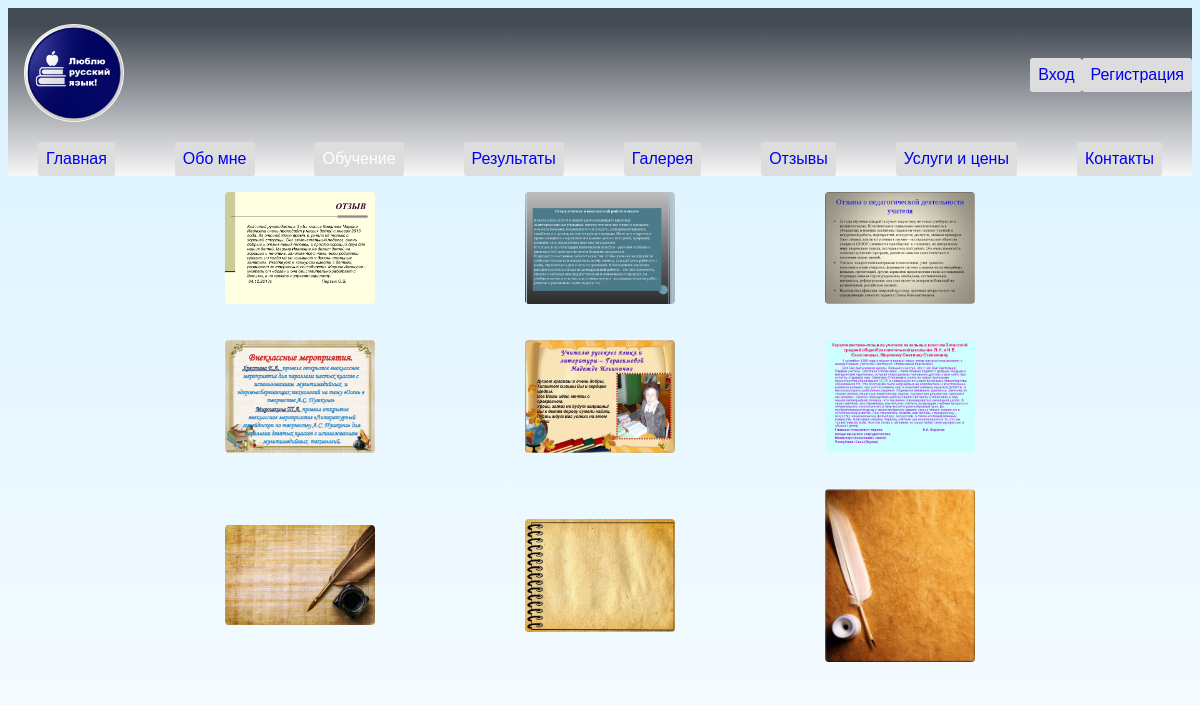
Before: /education_photo/ with the older database file.
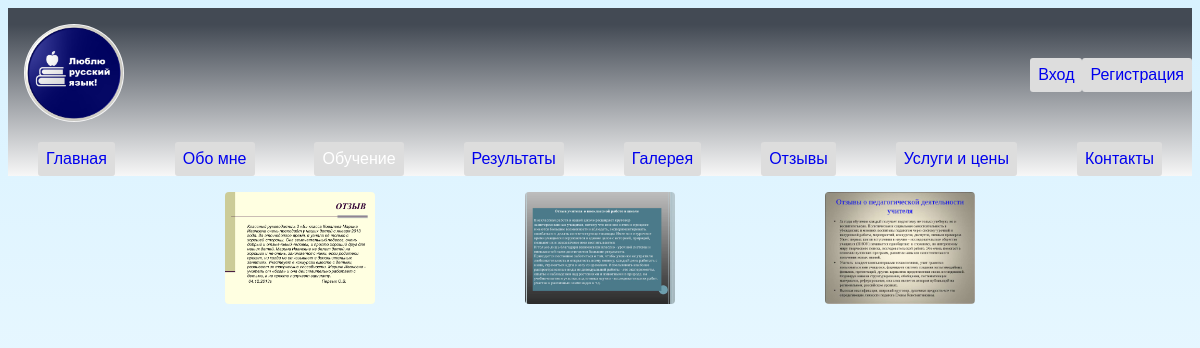
After: the same page with the newer database file.
### site_anna/models.py (models this page shows)
class PhotoReview(models.Model):
    image = models.ImageField(upload_to="photo/", verbose_name="Фото ")
    created_at = models.DateTimeField(auto_now_add=True, verbose_name="Время создания")
    class Meta:
        verbose_name = "Фото"
        verbose_name_plural = "Галерея"
    def __str__(self):
        return self.image.url

### site_anna/views.py (the view)
# urls.py: path("education_photo/", education_photo, name="education_photo"),
def education_photo(request):
    education_photo = PhotoReview.objects.all()
    return render(
        request,
        "education_photo.html",
        {"education_photo": education_photo, "flag": flag_user(request)},
    )

### site_anna/views.py (called while the page is built)
def flag_user(request):
    if request.user.is_authenticated:
        try:
            user = User.objects.get(pk=request.user.id)
            flag = 1 if user.on_the_list else 0
        except Exception as e:
            print(e)
    else:
        flag = 0
    return flag

### site_anna/templates/education_photo.html (shortened to what this page needs)
{% extends 'main.html' %}
{% block content %}
  <div class="container_img">
    {% for img in education_photo %}
      <div class="image-block">
        <img src="{{ img }}" width="200" alt="" />
      </div>
    {% endfor %}
  </div>
{% endblock %}

### site_anna/templates/main.html (shortened to what this page needs)
<!DOCTYPE html>
<html lang="en">
  <head>
  </head>
  <body>
    <div class="container">
      <div class="body">
        <div class="navbar">
          <div class="navbar-1">
            <div class="img">
              <img src="/static/photo_main_logo.jpg" width="100" alt="" />
            </div>
          </div>
          <div class="navbar-2">
            {% if request.user.is_authenticated %}
              <div class="dropbtn">{{ request.user }}</div>
              <div class="dropbtn">
                <a href="{% url 'logout' %}" >Выход</a>
              </div>
            {% else %}
              <div class="dropbtn">
                <a href="{% url 'login_in' %}" >Вход</a>
              </div>
              <div class="dropbtn">
                <a href="{% url 'signup' %}" >Регистрация</a>
              </div>
            {% endif %}
          </div>
        </div>
        <div class="menu">
          <div class="dropbtn">
            <a href="{% url 'index' %}" >Главная</a>
          </div>
          <div class="dropbtn">
            <a href="{% url 'about_me' %}" >Обо мне</a>
          </div>
          <div class="dropdown">
            <div class="dropbtn">Обучение</div>
          </div>
          <div class="dropbtn">
            <a href="{% url 'results' %}" >Результаты</a>
          </div>
          <div class="dropbtn">
            <a href="{% url 'education_photo' %}" >Галерея</a>
          </div>
          <div class="dropbtn">
            <a href="{% url 'review' %}">Отзывы</a>
          </div>
          <div class="dropbtn">
            <a href="{% url 'price' %}">Услуги и цены</a>
          </div>
          <div class="dropbtn">
            <a href="{% url 'contact' %}" >Контакты</a>
          </div>
        </div>
      </div>
      <div class="content">
        {% block content %}
        {% endblock %}
      </div>
    </div>
  </body>
</html>

### site_anna/templates/education_photo.html (style rules this page uses)
.container_img { display: flex; flex-wrap: wrap; align-items: center; justify-content: center; }
.image-block { width: 300px; transition: transform 0.5s; text-align: center; }
.image-block img { width: 50%; height: 50%; object-fit: cover; border-radius: 20px; transition: transform 0.5s; }

### site_anna/templates/main.html (style rules this page uses)
.dropbtn { border-radius: 3px; background-color: #ddd; color: white; padding: 8px; font-size: 16px; border: none; font-family: Arial, sans-serif; }
.dropdown { position: relative; display: inline-block; }
.navbar-2 { display: flex; flex-direction: row; }
a { text-decoration: none; }
.navbar-1 { text-align: center; }
.navbar { display: flex; justify-content: space-between; align-items: center; }
.content { font-family: Arial, sans-serif; min-height: 100vh; }
.body { background-color: #f7f7f7; background-image: linear-gradient(to bottom, #434a54 10%, #f7f7f7 100%); }
body { font-family: Arial, sans-serif; background: linear-gradient(to bottom, rgba(190, 233, 255, 0.6), rgba(255, 255, 255, 0.6)); }
img { padding: 2vh; border-radius: 50%; }
.menu { display: flex; flex-wrap: wrap; justify-content: space-around; align-items: center; font-size: 0.8em; }

Changed rows visible on the page:
removed PhotoReview: image (picture)
removed PhotoReview: image (picture)
removed PhotoReview: image (picture)
removed PhotoReview: image (picture)
removed PhotoReview: image (picture)
removed PhotoReview: image (picture)
